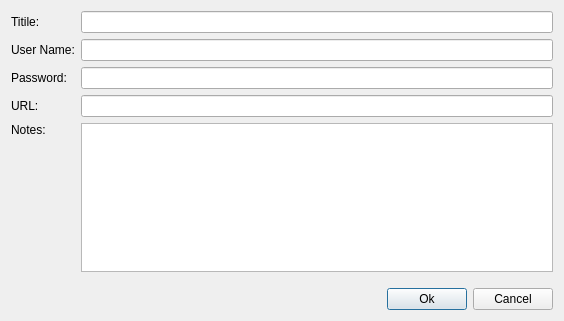
<?xml version="1.0" encoding="UTF-8"?>
<ui version="4.0">
 <class>EntryEditor</class>
 <widget class="QDialog" name="EntryEditor">
  <property name="geometry">
   <rect>
    <x>0</x>
    <y>0</y>
    <width>564</width>
    <height>321</height>
   </rect>
  </property>
  <property name="minimumSize">
   <size>
    <width>0</width>
    <height>0</height>
   </size>
  </property>
  <property name="maximumSize">
   <size>
    <width>999999</width>
    <height>999999</height>
   </size>
  </property>
  <property name="baseSize">
   <size>
    <width>560</width>
    <height>320</height>
   </size>
  </property>
  <property name="windowTitle">
   <string>Dialog</string>
  </property>
  <layout class="QGridLayout" name="gridLayout">
   <item row="1" column="1">
    <widget class="QLineEdit" name="lineEdit_username"/>
   </item>
   <item row="4" column="1">
    <widget class="QLineEdit" name="lineEdit_url"/>
   </item>
   <item row="5" column="1">
    <widget class="QTextEdit" name="lineEdit_notes"/>
   </item>
   <item row="0" column="1">
    <widget class="QLineEdit" name="lineEdit_title"/>
   </item>
   <item row="0" column="0">
    <widget class="QLabel" name="label_title">
     <property name="text">
      <string>Titile: </string>
     </property>
    </widget>
   </item>
   <item row="4" column="0">
    <widget class="QLabel" name="label_url">
     <property name="text">
      <string>URL: </string>
     </property>
    </widget>
   </item>
   <item row="2" column="0">
    <widget class="QLabel" name="label_password">
     <property name="text">
      <string>Password: </string>
     </property>
    </widget>
   </item>
   <item row="5" column="0">
    <widget class="QLabel" name="label_notes">
     <property name="text">
      <string>Notes:</string>
     </property>
     <property name="alignment">
      <set>Qt::AlignmentFlag::AlignLeading|Qt::AlignmentFlag::AlignLeft|Qt::AlignmentFlag::AlignTop</set>
     </property>
    </widget>
   </item>
   <item row="1" column="0">
    <widget class="QLabel" name="label_userName">
     <property name="text">
      <string>User Name:</string>
     </property>
    </widget>
   </item>
   <item row="6" column="1">
    <layout class="QHBoxLayout" name="horizontalLayout_9">
     <property name="topMargin">
      <number>10</number>
     </property>
     <item>
      <spacer name="horizontalSpacer">
       <property name="orientation">
        <enum>Qt::Orientation::Horizontal</enum>
       </property>
       <property name="sizeHint" stdset="0">
        <size>
         <width>40</width>
         <height>20</height>
        </size>
       </property>
      </spacer>
     </item>
     <item>
      <widget class="QPushButton" name="okButton">
       <property name="text">
        <string>Ok</string>
       </property>
      </widget>
     </item>
     <item>
      <widget class="QPushButton" name="cancelButton">
       <property name="text">
        <string>Cancel</string>
       </property>
      </widget>
     </item>
    </layout>
   </item>
   <item row="2" column="1">
    <widget class="QLineEdit" name="lineEdit_password"/>
   </item>
  </layout>
 </widget>
 <resources/>
 <connections/>
</ui>
